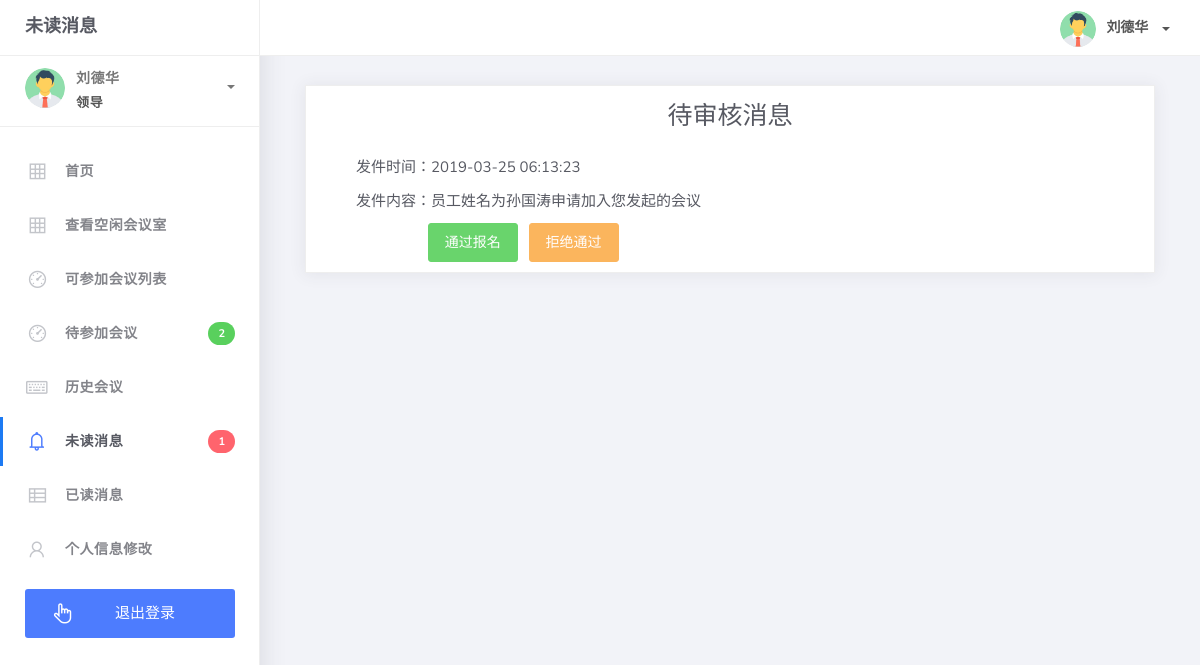
The page /zlsz/message_w.php (signed in) on the database its author committed.
### tables this page shows
CREATE TABLE `hy_message` (
  `id` int(11) NOT NULL AUTO_INCREMENT,
  `user` varchar(20) DEFAULT NULL,
  `con` varchar(255) DEFAULT NULL,
  `time` datetime DEFAULT NULL,
  `state` varchar(15) DEFAULT NULL,
  `title` varchar(255) DEFAULT NULL,
  `type` varchar(255) DEFAULT NULL,
  `meetingid` varchar(11) DEFAULT NULL,
  `send_peo` varchar(255) DEFAULT NULL,
  PRIMARY KEY (`id`)
);

### zlsz/includes/MyDb.php (called while the page is built, shortened)
<?php
class MyDb
{
    public function __construct($dbname,$host="qdm190234501.my3w.com",$user="qdm190234501",$pwd="zfz666666",$charset="SET NAMES UTF8")
    {
        $this->dbname = $dbname;
        $this->host = $host;
        $this->user = $user;
        $this->pwd = $pwd;
        $this->charset = $charset;
    }
    public function query($sql)
    {
        return @mysql_query($sql);
    }
    public function fetch($res)
    {
        return @mysql_fetch_array($res);
    }
    public function get_all($tablename,$where="",$column="*",$order="",$limit="",$join="",$group="")
    {
       $res =  $this->select_num($tablename,$where,$column,$order,$join,$limit,$group);
       $arr = array();
        while($row = $this->fetch($res)){
            $arr[] = $row;
        }
        return $arr;
    }
    private  function getTableName($tableName,$tablePrifx="hy_")
    {
        return $tablePrifx.$tableName;
    }
    public function select_num($tablename,$where="",$column="*",$order=null,$join=null,$limit=null,$group=null)
    {
        $tablename = self::getTableName($tablename);
        $sql = "select {$column}  from {$tablename}";
        if($where){
            $sql.=" where {$where}";
        }
        return $this->query($sql);
    }
}

### zlsz/includes/init.php (called while the page is built, shortened)
<?php
include(ROOT."includes/MyDb.php");
$Db = new MyDb("qdm190234501_db");

### zlsz/message_w.php (the view, shortened to what this page needs)
<!DOCTYPE html>
<?php
include( "includes/init.php" );
$name = $_SESSION[ 'name' ];
$meeting=$Db->get_all("meeting_peo","username='$name'");
$arr = $Db->get_all( "message","user='$name' and state='false'");
$list=$Db->get_all("message","type!='审核'");
?>
<html>
	<head>
		<link rel="stylesheet" href="assets/css/bootstrap.min.css">
		<link rel="stylesheet" href="assets/css/ready.css">
		<link rel="stylesheet" href="assets/css/demo.css">
	</head>
	<body>
		<div class="wrapper">
			<div class="main-header">
				<div class="logo-header">
					<a href="index.php" class="logo">
						未读消息
					</a>
				</div>
				<nav class="navbar navbar-header navbar-expand-lg">
					<div class="container-fluid">
						<ul class="navbar-nav topbar-nav ml-md-auto align-items-center">
							<li class="nav-item dropdown">
								<a class="dropdown-toggle profile-pic" data-toggle="dropdown" href="#" aria-expanded="false"> <img src="assets/img/profile.jpg" alt="user-img" width="36" class="img-circle"><span><?php echo $_SESSION['zname']?></span></span>
								</a>
							</li>
						</ul>
					</div>
				</nav>
			</div>
			<div class="sidebar">
				<div class="scrollbar-inner sidebar-wrapper">
					<div class="user">
						<div class="photo">
							<img src="assets/img/profile.jpg">
						</div>
						<div class="info">
							<a class="" data-toggle="collapse" href="#collapseExample" aria-expanded="true">
								<span>
									<?php echo $_SESSION['zname']?>
									<span class="user-level"><?php echo $_SESSION['job']?></span>
								<span class="caret"></span>
								</span>
							</a>
						</div>
					</div>
					<ul class="nav">
						<li class="nav-item">
							<a href="index.php">
								<i class="la la-table"></i>
								<p>首页</p>
							</a>
						</li>
						<li class="nav-item" <?php if($_SESSION['job']=='员工'){echo "hidden";}?>>
							<a href="office.php">
								<i class="la la-table"></i>
								<p>查看空闲会议室</p>
							</a>
						</li>
							<li class="nav-item">
							<a href="meeting_all.php">
								<i class="la la-dashboard"></i>
								<p>可参加会议列表</p>
							</a>
						</li>
						<li class="nav-item">
							<a href="meeting.php">
								<i class="la la-dashboard"></i>
								<p>待参加会议</p>
								<span class="badge badge-success" <?php if(sizeof($meeting)==0){echo "hidden";}?>><?php echo sizeof($meeting)?></span>
							</a>
						</li>
						<li class="nav-item">
							<a href="history.php">
								<i class="la la-keyboard-o"></i>
								<p>历史会议</p>
							</a>
						</li>
						<li class="nav-item active">
							<a href="message_w.php">
								<i class="la la-bell"></i>
								<p>未读消息</p>
								<span class="badge badge-danger" <?php if(sizeof($arr)==0){echo "hidden";}?>><?php echo sizeof($arr)?></span>
							</a>
						</li>
						<li class="nav-item">
							<a href="message_y.php">
								<i class="la la-th-list"></i>
								<p>已读消息</p>
							</a>
						</li>
						<li class="nav-item">
							<a href="userinf.php">
								<i class="la la-user"></i>
								<p>个人信息修改</p>
							</a>
						</li>
						<li id="logout" class="nav-item update-pro">
							<button data-toggle="modal" data-target="#modalUpdate">
								<i class="la la-hand-pointer-o"></i>
								<p>退出登录</p>
							</button>
						</li>
					</ul>
				</div>
			</div>
			<div class="main-panel">
				<div class="content">
					<div class="container-fluid">
										<?php
											for($i=0;$i<sizeof($arr);$i++){
										?>
											<div class="col-md-12">
											<div class="card card-stats">
											<div class="card-body ">
													<div class="row">
													<div class="col-12 d-flex align-items-center">
														<div class="numbers col-12">
															<center><h5><?php echo $arr[$i]['title']?></h5></center>
															<div style="float:left;margin-left: 20px;margin-top: 10px;">
																<p>发件时间：<?php echo $arr[$i]['time']?></p>
																<p> 发件内容：<?php echo $arr[$i]['con']?></p>
																<center>
																	<button id="success" class="btn btn-success" data-loading-text="Loading..." type="button" <?php if($arr[$i]['type']!='审核'){echo 'hidden';}?>> 通过报名
																	</button>&nbsp;&nbsp;
																	<button id="refuse" class="btn btn-warning" data-loading-text="Loading..." type="button" <?php if($arr[$i]['type']!='审核'){echo 'hidden';}?>> 拒绝通过
																	 </button><input type="text" value="<?php echo $arr[$i]['meetingid']?>" hidden="">
																  </center>
															</div>
														</div>
													</div>
													</div>
													</div>
												</div>
											</div>
										<?php
											}
										?>
					</div>
				</div>
			</div>
		</div>
	</body>
</html>

### zlsz/assets/css/demo.css (style rules this page uses)
.update-pro { margin: 15px 25px; }
.update-pro button { padding: 13px 25px; background: #4d7cfe; color: #fff; border-radius: 3px; justify-content: center; width: 100%; border: 0; cursor: pointer; }
.update-pro button p, .update-pro button i { color: #fff !important; margin-bottom: 0px; }
.update-pro button i { margin-right: 5px !important; font-size: 23px; color: #C3C5CA; margin-right: 15px; width: 25px; text-align: center; vertical-align: middle; float: left; }

### rows shown on the page
hy_message: title "待审核消息", time "2019-03-25 06:13:23", con "员工姓名为孙国涛申请加入您发起的会议"

### other values the page prints
$_SESSION['zname'] "刘德华"
$_SESSION['job'] "领导"
sizeof($meeting) "2"
sizeof($arr) "1"
